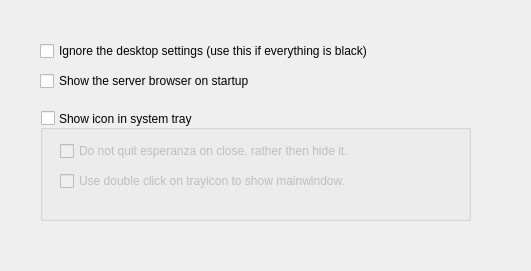
<ui version="4.0" >
 <class>content</class>
 <widget class="QWidget" name="content" >
  <property name="geometry" >
   <rect>
    <x>0</x>
    <y>0</y>
    <width>531</width>
    <height>271</height>
   </rect>
  </property>
  <property name="windowTitle" >
   <string>Form</string>
  </property>
  <widget class="QCheckBox" name="IgnoreDesktopSettings" >
   <property name="geometry" >
    <rect>
     <x>40</x>
     <y>40</y>
     <width>451</width>
     <height>22</height>
    </rect>
   </property>
   <property name="text" >
    <string>Ignore the desktop settings (use this if everything is black)</string>
   </property>
  </widget>
  <widget class="QCheckBox" name="showServerBrowser" >
   <property name="geometry" >
    <rect>
     <x>40</x>
     <y>70</y>
     <width>401</width>
     <height>22</height>
    </rect>
   </property>
   <property name="text" >
    <string>Show the server browser on startup</string>
   </property>
  </widget>
  <widget class="QGroupBox" name="groupTray" >
   <property name="geometry" >
    <rect>
     <x>40</x>
     <y>110</y>
     <width>431</width>
     <height>111</height>
    </rect>
   </property>
   <property name="title" >
    <string>Show icon in system tray</string>
   </property>
   <property name="alignment" >
    <set>Qt::AlignLeading|Qt::AlignLeft|Qt::AlignVCenter</set>
   </property>
   <property name="checkable" >
    <bool>true</bool>
   </property>
   <property name="checked" >
    <bool>false</bool>
   </property>
   <widget class="QCheckBox" name="doQuitOnClose" >
    <property name="geometry" >
     <rect>
      <x>20</x>
      <y>30</y>
      <width>351</width>
      <height>22</height>
     </rect>
    </property>
    <property name="text" >
     <string>Do not quit esperanza on close, rather then hide it.</string>
    </property>
   </widget>
   <widget class="QCheckBox" name="singleOrDoubleClick" >
    <property name="geometry" >
     <rect>
      <x>20</x>
      <y>60</y>
      <width>401</width>
      <height>22</height>
     </rect>
    </property>
    <property name="text" >
     <string>Use double click on trayicon to show mainwindow.</string>
    </property>
   </widget>
  </widget>
 </widget>
 <resources/>
 <connections/>
</ui>
